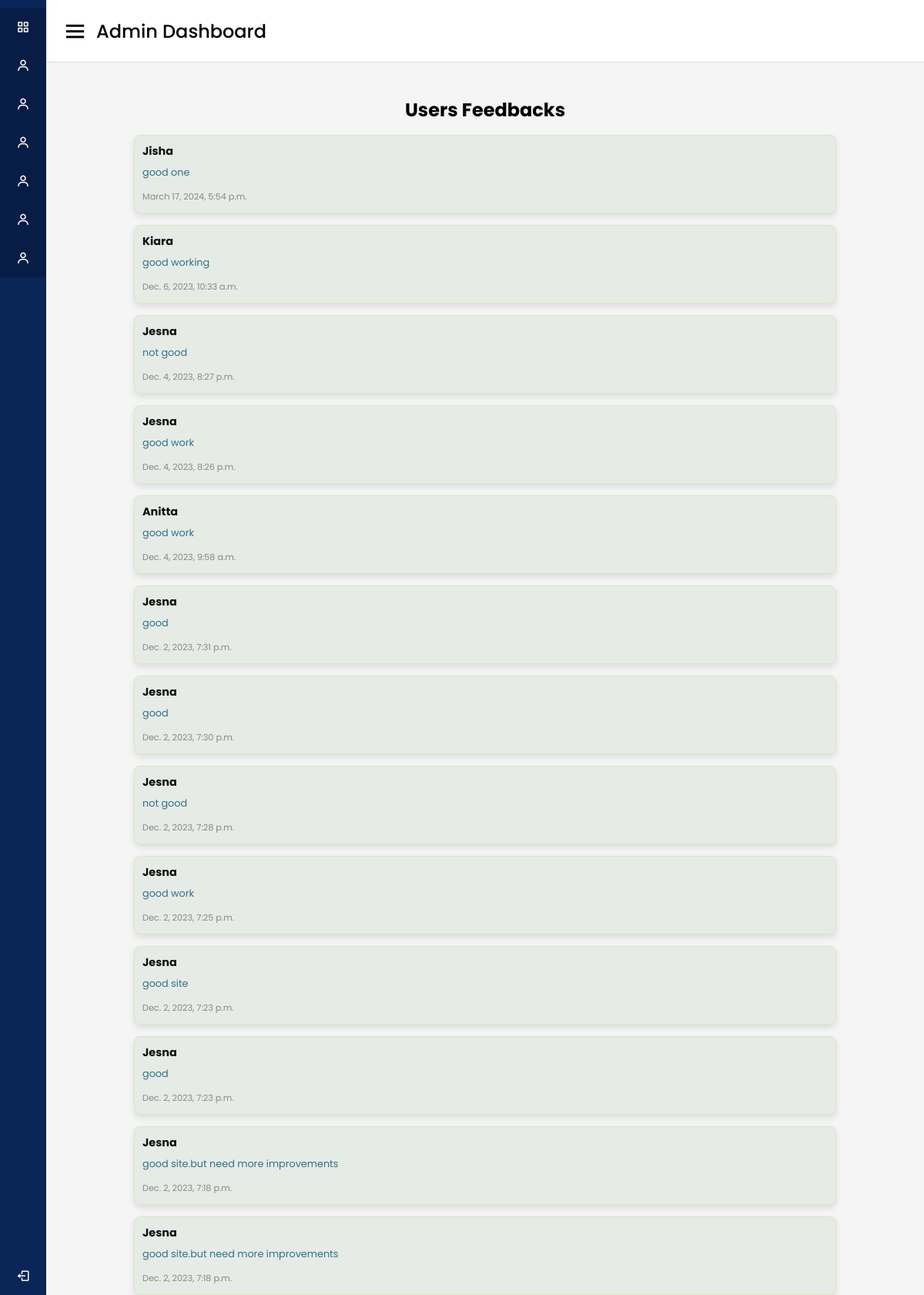
/admin_feedback/, run on the app's committed database.
### app1/models.py (models this page shows, shortened)
class Feedback(models.Model):
    user = models.ForeignKey(CustomUser, on_delete=models.CASCADE)
    text = models.TextField()
    created_at = models.DateTimeField(auto_now_add=True)

class CustomUser(AbstractUser):
    user_type = models.CharField(max_length=20)  # Add any additional fields you need

### app1/views.py (the view)
# urls.py: path('admin_feedback/', views.admin_feedback, name='admin_feedback'),
def admin_feedback(request):
    feedback_list = Feedback.objects.all().order_by('-created_at')  # Fetch all feedbacks, order by creation time
    return render(request, 'admin_feedback.html', {'feedback_list': feedback_list})

### templates/admin_feedback.html (shortened to what this page needs)
{% load static %}
<!DOCTYPE html>
<html lang="en" dir="ltr">
  <head>
    <link rel="stylesheet" href="{% static 'css/admin.css'%}">
    <link href='https://unpkg.com/boxicons@2.0.7/css/boxicons.min.css' rel='stylesheet'>
   </head>
<body>
  <div class="sidebar">
      <ul class="nav-links">
        <li>
          <a href="{% url 'custom_admin_panel' %}" class="active">
            <i class='bx bx-grid-alt' ></i>
            <span class="links_name">Dashboard</span>
          </a>
        </li>
        <li>
          <a href="{% url 'userlist' %}" class="active">
            <i class='bx bx-user'></i>
            <span class="links_name">Users</span>
          </a>
        </li>
        <li>
          <a href="{% url 'approval'%}" class="active">
            <i class='bx bx-user'></i>
            <span class="links_name">Technicians</span>
          </a>
        </li>
        <li>
          <a href="{% url 'approved'%}" class="active">
            <i class='bx bx-user'></i>
            <span class="links_name">Approved Technician</span>
          </a>
        </li>
        <li>
          <a href="" class="active">
            <i class='bx bx-user'></i>
            <span class="links_name">Analysis</span>
          </a>
        </li>
        <li>
            <a href="{% url 'admin_feedback'%}" class="active">
              <i class='bx bx-user'></i>
              <span class="links_name">Feedback</span>
            </a>
          </li>
          <li>
            <a href="{% url 'admin_delivery'%}" class="active">
              <i class='bx bx-user'></i>
              <span class="links_name">Add</span>
            </a>
          </li>
        <li class="log_out">
          <a href="{% url 'logout' %}" id="logout-link" style="color: white;">
            <i class='bx bx-log-out'></i>
            <span class="">Log out</span>
          </a>
        </li>
      </ul>
  </div>
  <section class="home-section">
    <nav>
        <div class="sidebar-button">
            <i class='bx bx-menu sidebarBtn'></i>
            <span class="dashboard">Admin Dashboard</span>
        </div>
    </nav>
    <br><br><br><br><br>
    <div class="content">
        <div class="feedback-container">
            <h2>Users Feedbacks</h2>
            {% for feedback in feedback_list %}
                <div class="feedback-card">
                    <strong>{{ feedback.user.username }}</strong>
                    <p>{{ feedback.text }}</p>
                    <small>{{ feedback.created_at }}</small>
                </div>
            {% endfor %}
        </div>
    </div>
</section>
</body>
</html>

### static/css/admin.css (style rules this page uses)
* { margin: 0; padding: 0; box-sizing: border-box; font-family: 'Poppins', sans-serif; }
.sidebar { position: fixed; height: 100%; width: 240px; background: #0A2558; transition: all 0.5s ease; }
.sidebar .nav-links { margin-top: 10px; }
.sidebar .nav-links li { position: relative; list-style: none; height: 50px; }
.sidebar .nav-links li a { height: 100%; width: 100%; display: flex; align-items: center; text-decoration: none; transition: all 0.4s ease; }
.sidebar .nav-links li a.active { background: #081D45; }
.sidebar .nav-links li i { min-width: 60px; text-align: center; font-size: 18px; color: #fff; }
.sidebar .nav-links li a .links_name { color: #fff; font-size: 15px; font-weight: 400; white-space: nowrap; }
.sidebar .nav-links .log_out { position: absolute; bottom: 0; width: 100%; }
.home-section { position: relative; background: #f5f5f5; min-height: 100vh; width: calc(100% - 240px); left: 240px; transition: all 0.5s ease; }
.home-section nav { display: flex; justify-content: space-between; height: 80px; background: #fff; display: flex; align-items: center; position: fixed; width: calc(100% - 240px); left: 240px; z-index: 100; padding: 0 20px; box-shadow: 0 1px 1px rgba(0, 0, 0, 0.1); transition: all 0.5s ease; }
.home-section nav .sidebar-button { display: flex; align-items: center; font-size: 24px; font-weight: 500; }
nav .sidebar-button i { font-size: 35px; margin-right: 10px; }
@media (max-width: 1240px) { .sidebar { width: 60px; } }
@media (max-width: 1240px) { .home-section { width: calc(100% - 60px); left: 60px; } }
@media (max-width: 1240px) { .home-section nav { width: calc(100% - 60px); left: 60px; } }

### templates/admin_feedback.html (style rules this page uses)
.feedback-container { display: flex; flex-direction: column; align-items: center; gap: 15px; }
.feedback-card { background-color: hsl(110, 13%, 91%); border: 1px solid #d6e9c6; border-radius: 8px; padding: 10px; box-shadow: 0 4px 8px rgba(0, 0, 0, 0.1); width: 80%; box-sizing: border-box; transition: transform 0.3s ease-in-out; }
.feedback-card strong { display: block; margin-bottom: 8px; font-size: 0.9em; color: #120f11; }
.feedback-card p { margin-bottom: 8px; font-size: 0.8em; color: #31708f; }
.feedback-card small { font-size: 0.7em; color: #888; }

### data on the page
Feedback: user.username "Jisha", text "good one", created_at "March 17, 2024, 5:54 p.m."
Feedback: user.username "Kiara", text "good working", created_at "Dec. 6, 2023, 10:33 a.m."
Feedback: user.username "Jesna", text "not good", created_at "Dec. 4, 2023, 8:27 p.m."
Feedback: user.username "Jesna", text "good work", created_at "Dec. 4, 2023, 8:26 p.m."
Feedback: user.username "Anitta", text "good work", created_at "Dec. 4, 2023, 9:58 a.m."
Feedback: user.username "Jesna", text "good", created_at "Dec. 2, 2023, 7:31 p.m."
Feedback: user.username "Jesna", text "good", created_at "Dec. 2, 2023, 7:30 p.m."
Feedback: user.username "Jesna", text "not good", created_at "Dec. 2, 2023, 7:28 p.m."
Feedback: user.username "Jesna", text "good work", created_at "Dec. 2, 2023, 7:25 p.m."
Feedback: user.username "Jesna", text "good site", created_at "Dec. 2, 2023, 7:23 p.m."
Feedback: user.username "Jesna", text "good", created_at "Dec. 2, 2023, 7:23 p.m."
Feedback: user.username "Jesna", text "good site.but need more improvements", created_at "Dec. 2, 2023, 7:18 p.m."
Feedback: user.username "Jesna", text "good site.but need more improvements", created_at "Dec. 2, 2023, 7:18 p.m."
